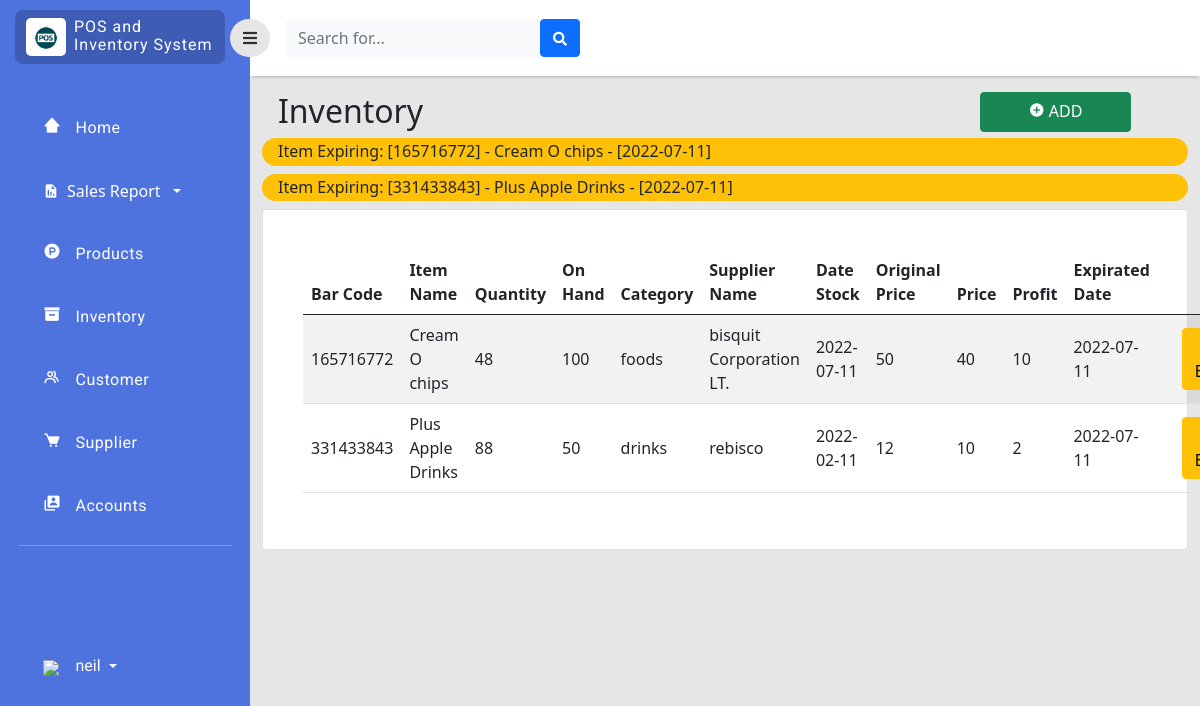
Page /php/inventory.php (signed in) on the earlier database version.
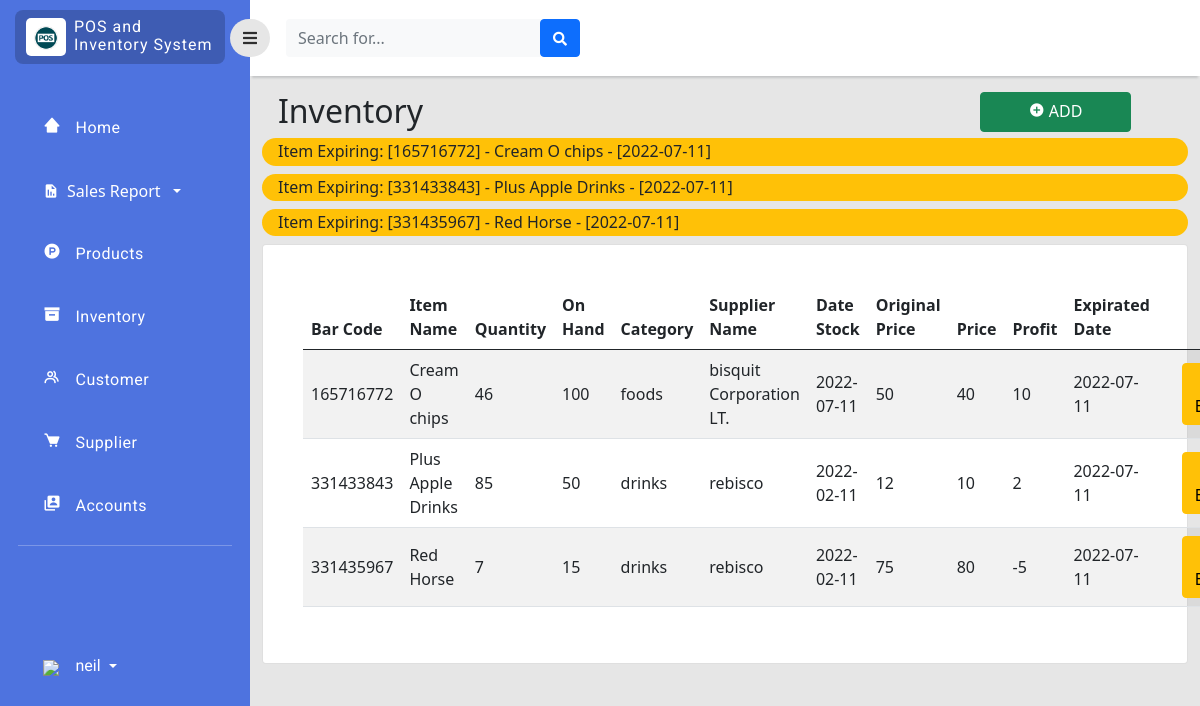
Same page on the later database version.
### tables this page shows
CREATE TABLE `inventory` (
  `item_id` bigint(11) NOT NULL,
  `bar_code` bigint(11) NOT NULL,
  `item_name` varchar(255) NOT NULL,
  `quantity` int(11) NOT NULL,
  `price` double NOT NULL,
  `orignal_price` double NOT NULL,
  `profit` double NOT NULL,
  `on_hand` int(11) NOT NULL,
  `category_id` int(11) NOT NULL,
  `supplier_id` int(11) NOT NULL,
  `stock_in` date NOT NULL,
  `date_expired` date NOT NULL
);

CREATE TABLE `category` (
  `category_id` int(11) NOT NULL,
  `category_name` enum('foods','drinks') NOT NULL
);

CREATE TABLE `supplier` (
  `supplier_id` int(11) NOT NULL,
  `company_name` varchar(255) NOT NULL,
  `location_id` int(255) NOT NULL,
  `phone_no` int(11) NOT NULL
);

### php/inventory.php (the view, shortened to what the changed rows need)
<?php
include 'connection.php';
?>
<!doctype html>
<html lang="en">
  <head>
    <link href="https://cdn.jsdelivr.net/npm/bootstrap@5.0.2/dist/css/bootstrap.min.css" rel="stylesheet"
>
    <link rel="stylesheet" type="text/css" href="../style/dash.css">
    <link
      href="https://cdnjs.cloudflare.com/ajax/libs/font-awesome/5.15.1/css/all.min.css"
      rel="stylesheet"
    />
    <link href='https://unpkg.com/boxicons@2.1.2/css/boxicons.min.css' rel='stylesheet'>
    </head>
    <body>
    <div class="page">
        <div class="content">
            <div class="col py-3 d-flex justify-content-center overflow-auto">
                 <div class="container-fluid">
                <div class="row">
                        <div class="col d-flex justify-content">
                            <br>
                            <div class="w-50">
                                <h2 class="text-dark text-start ps-3 ">Inventory </h2>
                            </div>
                        </div>
                    </div>
                    <?php
                            $expired = mysqli_query($con, "SELECT * FROM inventory WHERE (( date_expired - INTERVAL 8 DAY) <= current_date()) ORDER BY date_expired asc");
                            while($row = mysqli_fetch_array($expired)) { ?>
                            <h6 class="bg-warning p-1 ps-3 rounded-pill">Item Expiring: [<?php echo $row['bar_code']. "] - " .$row['item_name']. " - [" .$row['date_expired']; ?>]</h6>
                            <?php
                            }
                            ?>
                    <div class="row">
                        <div class="col ">
                            <div class="card">
                                <div class="card-body rounded-3 m-4 table-responsive-sm">
                                    <table class="table table-striped align-middle" id="InventoryTab">
                                        <thead>
                                            <tr>
                                                <th scope="col">Bar Code</th>
                                                <th scope="col">Item Name</th>
                                                <th scope="col">Quantity</th>
                                                <th scope="col">On Hand</th>
                                                <th scope="col">Category</th>
                                                <th scope="col">Supplier Name</th>
                                                <th scope="col">Date Stock</th>
                                                <th scope="col">Original Price</th>
                                                <th scope="col">Price</th>
                                                <th scope="col">Profit</th>
                                                <th scope="col">Expirated Date</th>
                                                <th scope="col" style="text-align: center;">Action</th>
                                            </tr>
                                        </thead>
                                        <tbody>
                                            <?php
                                            $query_run = mysqli_query($con,"SELECT * FROM inventory");
                                            $sql_run = mysqli_query($con,"SELECT * FROM category,inventory WHERE(category.category_id=inventory.category_id)");
                                            $sup_run = mysqli_query($con,"SELECT * FROM supplier,inventory WHERE(supplier.supplier_id=inventory.supplier_id)");
                                            while ($row=mysqli_fetch_assoc($query_run) AND $rows=mysqli_fetch_assoc($sql_run) AND $raw=mysqli_fetch_assoc($sup_run)) { ?>
                                            <tr>
                                                <td><?php echo $row['bar_code'];  ?></td>
                                                <td><?php echo $row['item_name'];  ?></td>
                                                <td ><?php echo $row['quantity'];  ?></td>
                                                <td><?php echo $row['on_hand'];  ?></td>
                                                <td ><?php echo $rows['category_name'];  ?></td>
                                                <td><?php echo $raw['company_name'];  ?></td>
                                                <td><?php echo $row['stock_in'];  ?></td>
                                                <td ><?php echo $row['orignal_price'];  ?></td>
                                                <td ><?php echo $row['price'];  ?></td>
                                                <td ><?php echo $row['profit'];  ?></td>
                                                <td ><?php echo $row['date_expired'];  ?></td>
                                                <td>
                                                    <div class="d-flex flex-row justify-content-center">
                                                        <button class="btn btn-warning editbtn mx-3" data-toggle="modal" type="button"><i class="fas fa-edit" data-toggle="tooltip" title="edit"></i>Edit</button>
                                                </td>
                                            </tr>
                                        <?php }  ?>
                                        </tbody>
                                    </table>
                                </div>
                            </div>
                        </div>
                    </div>
                </div>
            </div>
        </div>
    </div>
</body>
</html>

Differences in the rows shown:
changed inventory "Cream O chips": quantity "48" → "46"
changed inventory "Plus Apple Drinks": quantity "88" → "85"
added inventory: bar_code "331435967", item_name "Red Horse", date_expired "2022-07-11", quantity "7", on_hand "15", category.category_name "drinks", supplier.company_name "rebisco", stock_in "2022-02-11", orignal_price "75", price "80", profit "-5"
